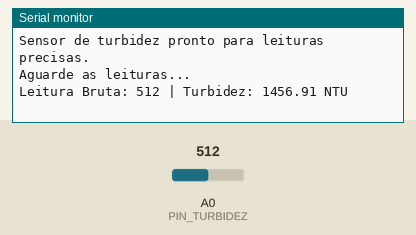
The sketch below on a simulated Arduino Uno, built with avr-gcc and run on an emulated ATmega328P. Shown: the last lines printed to the serial monitor. The inputs (shaded band) are chosen by the test bench; at power-on: A0 (PIN_TURBIDEZ) = 512.

Above: at 1.2 s.
1.3 s: A0 (PIN_TURBIDEZ) set to 716
At 2.7 s:
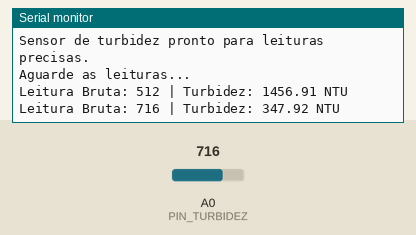
2.8 s: A0 (PIN_TURBIDEZ) set to 900
At 5.9 s:
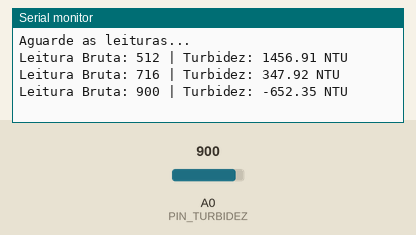
Timing chart, 0 to 7.4 s (numbered marks = the images above; inputs shaded):
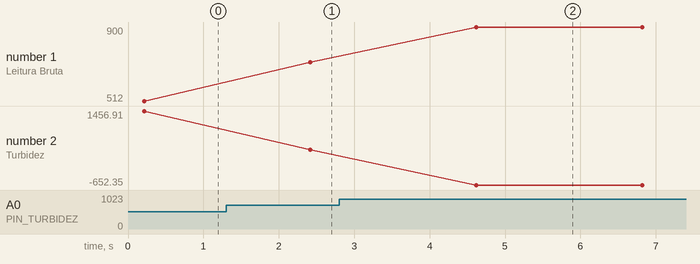

Measured:
- after the input at 1.3 s, the serial monitor: prints a new line after 1.1 s (image 1)
- after the input at 2.8 s, the serial monitor: prints a new line after 1.8 s (image 2)
- plotted number 1: 512 → 716 after the input at 1.3 s, 716 → 900 after the input at 2.8 s
- plotted number 2: 1456.91 → 347.92 after the input at 1.3 s, 347.92 → -652.35 after the input at 2.8 s

The sketch:

GarCIMA_turbidity_monitor.ino
```cpp
/*
  Calibração de Precisão do Sensor de Turbidez

  Descrição:
  Este código usa uma equação de calibração para converter a leitura bruta do
  sensor de turbidez em um valor preciso de NTU.

  Instruções:
  - Substitua os valores das variáveis de calibração abaixo
    com base nas suas leituras no laboratório.
  - Ponto 1: Referência para água limpa.
  - Ponto 2: Referência para água turva.
  - Faça o upload deste código para o seu Arduino.
  - Abra o "Monitor Serial" na IDE do Arduino e configure a taxa de comunicação
    para 9600 bps para visualizar as leituras precisas.
*/

// Define o pino de entrada analógica para o sensor de turbidez
#define PIN_TURBIDEZ A0

// -----------------------------------------------------------------------------
// AJUSTE RÁPIDO PARA AS OFICINAS
// -----------------------------------------------------------------------------
// Coloque o sensor na água de referência de 0 NTU, observe a "Leitura Bruta"
// no Monitor Serial e substitua APENAS o valor abaixo por essa leitura.
const int leituraBrutaZero = 780;

// Variáveis para os pontos de calibração.
// Substitua estes valores pelas suas leituras de laboratório.
const int leituraBrutaPonto1 = 780; // Leitura bruta para a água limpa
const int leituraBrutaPonto2 = 631; // Leitura bruta para a água turva

const float ntuPonto1 = 0.0;    // NTU correspondente à água limpa
const float ntuPonto2 = 810.0; // NTU correspondente à água turva

void setup() {
  // Inicia a comunicação serial para a depuração
  Serial.begin(9600);
  Serial.println("Sensor de turbidez pronto para leituras precisas.");
  Serial.println("Aguarde as leituras...");
}

void loop() {
  // --- Leitura do Sensor de Turbidez ---

  // Variáveis para a média
  long totalLeituraBruta = 0;
  int numLeituras = 20; // Número de leituras para a média

  // Lê o sensor várias vezes e soma os valores
  for (int i = 0; i < numLeituras; i++) {
    totalLeituraBruta += analogRead(PIN_TURBIDEZ);
    delay(10); // Pequeno atraso para leituras mais estáveis
  }

  // Calcula a média das leituras
  int valorBrutoTurbidez = totalLeituraBruta / numLeituras;

  // Calcula a inclinação (coeficiente angular) e a interceptação (coeficiente linear)
  // da linha de calibração com base nos seus dois pontos de referência.
  float coeficiente_angular = (ntuPonto2 - ntuPonto1) / (float)(leituraBrutaPonto2 - leituraBrutaPonto1);
  float coeficiente_linear = ntuPonto1 - coeficiente_angular * leituraBrutaPonto1;

  // Converte a leitura bruta para NTU usando a sua equação de calibração
  // NTU = (coeficiente_angular * LeituraBruta) + coeficiente_linear
  float valorTurbidezCalibrado = coeficiente_angular * valorBrutoTurbidez + coeficiente_linear;
  float valorReferenciaZero = coeficiente_angular * leituraBrutaZero + coeficiente_linear;
  float valorTurbidezNTU = valorTurbidezCalibrado - valorReferenciaZero;

  // --- Exibição no Monitor Serial ---

  Serial.print("Leitura Bruta: ");
  Serial.print(valorBrutoTurbidez);
  Serial.print(" | Turbidez: ");
  Serial.print(valorTurbidezNTU, 2);
  Serial.println(" NTU");

  // Aguarda 2 segundos antes de fazer a próxima leitura
  delay(2000);
}
```
